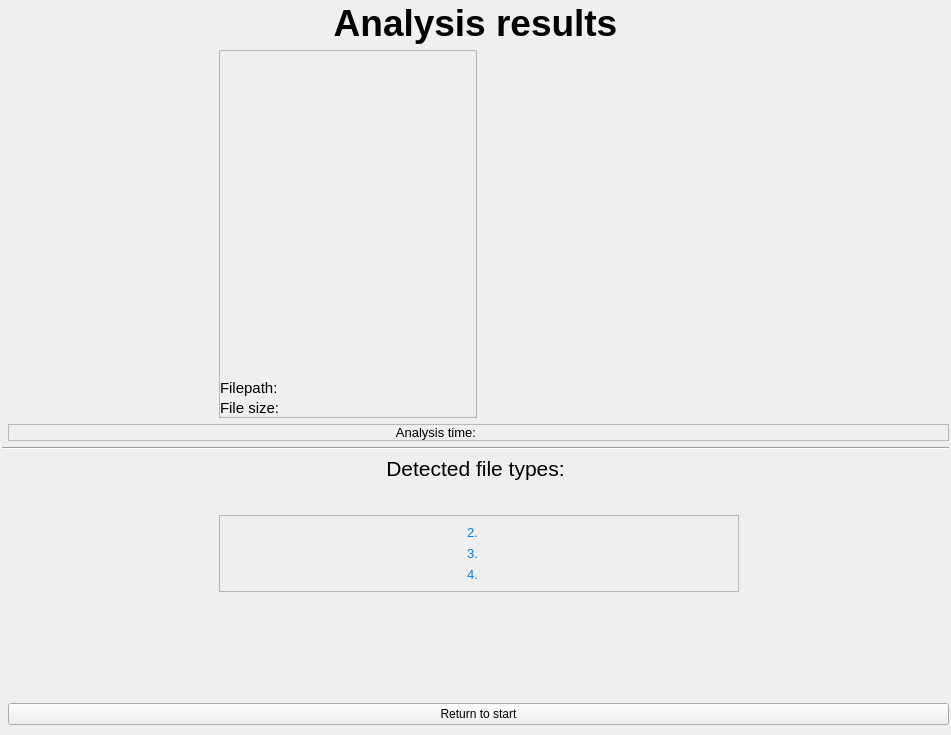
<?xml version="1.0" encoding="UTF-8"?>
<ui version="4.0">
 <class>Form</class>
 <widget class="QWidget" name="Form">
  <property name="geometry">
   <rect>
    <x>0</x>
    <y>0</y>
    <width>951</width>
    <height>735</height>
   </rect>
  </property>
  <property name="windowTitle">
   <string>Form</string>
  </property>
  <layout class="QGridLayout" name="gridLayout">
   <property name="leftMargin">
    <number>2</number>
   </property>
   <property name="topMargin">
    <number>2</number>
   </property>
   <property name="rightMargin">
    <number>2</number>
   </property>
   <property name="bottomMargin">
    <number>10</number>
   </property>
   <item row="13" column="1" colspan="4">
    <widget class="QPushButton" name="return_button">
     <property name="text">
      <string>Return to start</string>
     </property>
    </widget>
   </item>
   <item row="12" column="1" colspan="4">
    <spacer name="_unused_13">
     <property name="orientation">
      <enum>Qt::Vertical</enum>
     </property>
     <property name="sizeHint" stdset="0">
      <size>
       <width>20</width>
       <height>40</height>
      </size>
     </property>
    </spacer>
   </item>
   <item row="3" column="1" colspan="4">
    <widget class="QFrame" name="frame_2">
     <property name="frameShape">
      <enum>QFrame::StyledPanel</enum>
     </property>
     <property name="frameShadow">
      <enum>QFrame::Raised</enum>
     </property>
     <layout class="QHBoxLayout" name="horizontalLayout">
      <property name="leftMargin">
       <number>0</number>
      </property>
      <property name="topMargin">
       <number>0</number>
      </property>
      <property name="rightMargin">
       <number>0</number>
      </property>
      <property name="bottomMargin">
       <number>0</number>
      </property>
      <item>
       <widget class="QLabel" name="_unused_8">
        <property name="sizePolicy">
         <sizepolicy hsizetype="Preferred" vsizetype="Maximum">
          <horstretch>0</horstretch>
          <verstretch>0</verstretch>
         </sizepolicy>
        </property>
        <property name="font">
         <font>
          <pointsize>10</pointsize>
         </font>
        </property>
        <property name="text">
         <string>Analysis time:</string>
        </property>
        <property name="alignment">
         <set>Qt::AlignRight|Qt::AlignTrailing|Qt::AlignVCenter</set>
        </property>
       </widget>
      </item>
      <item>
       <widget class="QLabel" name="analysis_time_label">
        <property name="font">
         <font>
          <pointsize>10</pointsize>
         </font>
        </property>
        <property name="text">
         <string>&lt;analysis_time&gt;</string>
        </property>
       </widget>
      </item>
     </layout>
    </widget>
   </item>
   <item row="8" column="2" colspan="2">
    <widget class="QLabel" name="file_type_best">
     <property name="font">
      <font>
       <pointsize>14</pointsize>
       <underline>true</underline>
      </font>
     </property>
     <property name="styleSheet">
      <string notr="true">color: rgb(0, 230, 250);</string>
     </property>
     <property name="text">
      <string>&lt;best_file_type&gt;</string>
     </property>
     <property name="alignment">
      <set>Qt::AlignCenter</set>
     </property>
    </widget>
   </item>
   <item row="2" column="3">
    <spacer name="verticalSpacer">
     <property name="orientation">
      <enum>Qt::Vertical</enum>
     </property>
     <property name="sizeHint" stdset="0">
      <size>
       <width>20</width>
       <height>40</height>
      </size>
     </property>
    </spacer>
   </item>
   <item row="11" column="2" colspan="2">
    <widget class="QFrame" name="frame_3">
     <property name="frameShape">
      <enum>QFrame::StyledPanel</enum>
     </property>
     <property name="frameShadow">
      <enum>QFrame::Raised</enum>
     </property>
     <layout class="QGridLayout" name="gridLayout_3">
      <item row="2" column="1">
       <widget class="QLabel" name="_unused_9">
        <property name="sizePolicy">
         <sizepolicy hsizetype="Maximum" vsizetype="Preferred">
          <horstretch>0</horstretch>
          <verstretch>0</verstretch>
         </sizepolicy>
        </property>
        <property name="font">
         <font>
          <pointsize>10</pointsize>
          <italic>false</italic>
         </font>
        </property>
        <property name="styleSheet">
         <string notr="true">color: rgb(1, 126, 221);</string>
        </property>
        <property name="text">
         <string>4.</string>
        </property>
        <property name="alignment">
         <set>Qt::AlignRight|Qt::AlignTrailing|Qt::AlignVCenter</set>
        </property>
       </widget>
      </item>
      <item row="0" column="1">
       <widget class="QLabel" name="_unused_10">
        <property name="sizePolicy">
         <sizepolicy hsizetype="Maximum" vsizetype="Preferred">
          <horstretch>0</horstretch>
          <verstretch>0</verstretch>
         </sizepolicy>
        </property>
        <property name="font">
         <font>
          <pointsize>10</pointsize>
          <italic>false</italic>
         </font>
        </property>
        <property name="styleSheet">
         <string notr="true">color: rgb(1, 126, 221);</string>
        </property>
        <property name="text">
         <string>2.</string>
        </property>
        <property name="alignment">
         <set>Qt::AlignRight|Qt::AlignTrailing|Qt::AlignVCenter</set>
        </property>
       </widget>
      </item>
      <item row="1" column="1">
       <widget class="QLabel" name="_unused_11">
        <property name="sizePolicy">
         <sizepolicy hsizetype="Maximum" vsizetype="Preferred">
          <horstretch>0</horstretch>
          <verstretch>0</verstretch>
         </sizepolicy>
        </property>
        <property name="font">
         <font>
          <pointsize>10</pointsize>
          <italic>false</italic>
         </font>
        </property>
        <property name="styleSheet">
         <string notr="true">color: rgb(1, 126, 221);</string>
        </property>
        <property name="text">
         <string>3.</string>
        </property>
        <property name="alignment">
         <set>Qt::AlignRight|Qt::AlignTrailing|Qt::AlignVCenter</set>
        </property>
       </widget>
      </item>
      <item row="0" column="2">
       <widget class="QLabel" name="file_type_2">
        <property name="sizePolicy">
         <sizepolicy hsizetype="Maximum" vsizetype="Preferred">
          <horstretch>0</horstretch>
          <verstretch>0</verstretch>
         </sizepolicy>
        </property>
        <property name="font">
         <font>
          <family>MS Shell Dlg 2</family>
          <pointsize>10</pointsize>
         </font>
        </property>
        <property name="styleSheet">
         <string notr="true">color: rgb(1, 126, 221);</string>
        </property>
        <property name="text">
         <string>&lt;file_type_2&gt;</string>
        </property>
       </widget>
      </item>
      <item row="2" column="2">
       <widget class="QLabel" name="file_type_4">
        <property name="sizePolicy">
         <sizepolicy hsizetype="Maximum" vsizetype="Preferred">
          <horstretch>0</horstretch>
          <verstretch>0</verstretch>
         </sizepolicy>
        </property>
        <property name="font">
         <font>
          <family>MS Shell Dlg 2</family>
          <pointsize>10</pointsize>
         </font>
        </property>
        <property name="styleSheet">
         <string notr="true">color: rgb(1, 126, 221);</string>
        </property>
        <property name="text">
         <string>&lt;file_type_4&gt;</string>
        </property>
       </widget>
      </item>
      <item row="1" column="2">
       <widget class="QLabel" name="file_type_3">
        <property name="sizePolicy">
         <sizepolicy hsizetype="Maximum" vsizetype="Preferred">
          <horstretch>0</horstretch>
          <verstretch>0</verstretch>
         </sizepolicy>
        </property>
        <property name="font">
         <font>
          <family>MS Shell Dlg 2</family>
          <pointsize>10</pointsize>
         </font>
        </property>
        <property name="styleSheet">
         <string notr="true">color: rgb(1, 126, 221);</string>
        </property>
        <property name="text">
         <string>&lt;file_type_3&gt;</string>
        </property>
       </widget>
      </item>
      <item row="0" column="0" rowspan="3">
       <spacer name="horizontalSpacer">
        <property name="orientation">
         <enum>Qt::Horizontal</enum>
        </property>
        <property name="sizeHint" stdset="0">
         <size>
          <width>40</width>
          <height>20</height>
         </size>
        </property>
       </spacer>
      </item>
      <item row="0" column="3" rowspan="3">
       <spacer name="horizontalSpacer_2">
        <property name="orientation">
         <enum>Qt::Horizontal</enum>
        </property>
        <property name="sizeHint" stdset="0">
         <size>
          <width>40</width>
          <height>20</height>
         </size>
        </property>
       </spacer>
      </item>
     </layout>
    </widget>
   </item>
   <item row="7" column="0" colspan="5">
    <widget class="QLabel" name="_unused_7">
     <property name="sizePolicy">
      <sizepolicy hsizetype="Preferred" vsizetype="Preferred">
       <horstretch>0</horstretch>
       <verstretch>0</verstretch>
      </sizepolicy>
     </property>
     <property name="font">
      <font>
       <pointsize>16</pointsize>
      </font>
     </property>
     <property name="text">
      <string>Detected file types:</string>
     </property>
     <property name="alignment">
      <set>Qt::AlignCenter</set>
     </property>
    </widget>
   </item>
   <item row="1" column="3">
    <widget class="QLabel" name="memory_map_img">
     <property name="sizePolicy">
      <sizepolicy hsizetype="Minimum" vsizetype="Minimum">
       <horstretch>0</horstretch>
       <verstretch>0</verstretch>
      </sizepolicy>
     </property>
     <property name="minimumSize">
      <size>
       <width>256</width>
       <height>256</height>
      </size>
     </property>
     <property name="text">
      <string/>
     </property>
    </widget>
   </item>
   <item row="0" column="0" colspan="5">
    <widget class="QLabel" name="_unused">
     <property name="sizePolicy">
      <sizepolicy hsizetype="Preferred" vsizetype="Maximum">
       <horstretch>0</horstretch>
       <verstretch>0</verstretch>
      </sizepolicy>
     </property>
     <property name="font">
      <font>
       <pointsize>28</pointsize>
       <weight>75</weight>
       <bold>true</bold>
      </font>
     </property>
     <property name="text">
      <string>Analysis results</string>
     </property>
     <property name="alignment">
      <set>Qt::AlignCenter</set>
     </property>
    </widget>
   </item>
   <item row="1" column="1">
    <spacer name="_unused_2">
     <property name="orientation">
      <enum>Qt::Horizontal</enum>
     </property>
     <property name="sizeHint" stdset="0">
      <size>
       <width>40</width>
       <height>20</height>
      </size>
     </property>
    </spacer>
   </item>
   <item row="1" column="4">
    <spacer name="_unused_3">
     <property name="orientation">
      <enum>Qt::Horizontal</enum>
     </property>
     <property name="sizeHint" stdset="0">
      <size>
       <width>40</width>
       <height>20</height>
      </size>
     </property>
    </spacer>
   </item>
   <item row="6" column="0" colspan="5">
    <widget class="Line" name="_unused_12">
     <property name="orientation">
      <enum>Qt::Horizontal</enum>
     </property>
    </widget>
   </item>
   <item row="1" column="2" rowspan="2">
    <widget class="QFrame" name="frame">
     <property name="frameShape">
      <enum>QFrame::StyledPanel</enum>
     </property>
     <property name="frameShadow">
      <enum>QFrame::Raised</enum>
     </property>
     <layout class="QGridLayout" name="gridLayout_2">
      <property name="leftMargin">
       <number>0</number>
      </property>
      <property name="topMargin">
       <number>0</number>
      </property>
      <property name="rightMargin">
       <number>0</number>
      </property>
      <property name="bottomMargin">
       <number>0</number>
      </property>
      <property name="spacing">
       <number>2</number>
      </property>
      <item row="2" column="0">
       <widget class="QLabel" name="_unused_5">
        <property name="sizePolicy">
         <sizepolicy hsizetype="Maximum" vsizetype="Maximum">
          <horstretch>0</horstretch>
          <verstretch>0</verstretch>
         </sizepolicy>
        </property>
        <property name="font">
         <font>
          <pointsize>11</pointsize>
         </font>
        </property>
        <property name="text">
         <string>Filepath:</string>
        </property>
       </widget>
      </item>
      <item row="0" column="0" colspan="3">
       <widget class="QLabel" name="file_logo">
        <property name="sizePolicy">
         <sizepolicy hsizetype="Minimum" vsizetype="Minimum">
          <horstretch>0</horstretch>
          <verstretch>0</verstretch>
         </sizepolicy>
        </property>
        <property name="minimumSize">
         <size>
          <width>256</width>
          <height>256</height>
         </size>
        </property>
        <property name="text">
         <string/>
        </property>
        <property name="pixmap">
         <pixmap resource="../resources.qrc">:/icons/images/file_icon.png</pixmap>
        </property>
        <property name="alignment">
         <set>Qt::AlignCenter</set>
        </property>
       </widget>
      </item>
      <item row="3" column="0">
       <widget class="QLabel" name="_unused_6">
        <property name="sizePolicy">
         <sizepolicy hsizetype="Maximum" vsizetype="Maximum">
          <horstretch>0</horstretch>
          <verstretch>0</verstretch>
         </sizepolicy>
        </property>
        <property name="font">
         <font>
          <pointsize>11</pointsize>
         </font>
        </property>
        <property name="text">
         <string>File size:</string>
        </property>
       </widget>
      </item>
      <item row="3" column="1" colspan="2">
       <widget class="QLabel" name="file_size_label">
        <property name="font">
         <font>
          <pointsize>11</pointsize>
         </font>
        </property>
        <property name="text">
         <string>&lt;file_size&gt;</string>
        </property>
       </widget>
      </item>
      <item row="2" column="1" colspan="2">
       <widget class="QLabel" name="filepath_label">
        <property name="font">
         <font>
          <pointsize>11</pointsize>
         </font>
        </property>
        <property name="text">
         <string>&lt;filepath&gt;</string>
        </property>
       </widget>
      </item>
     </layout>
    </widget>
   </item>
  </layout>
 </widget>
 <resources>
  <include location="../resources.qrc"/>
 </resources>
 <connections/>
</ui>
